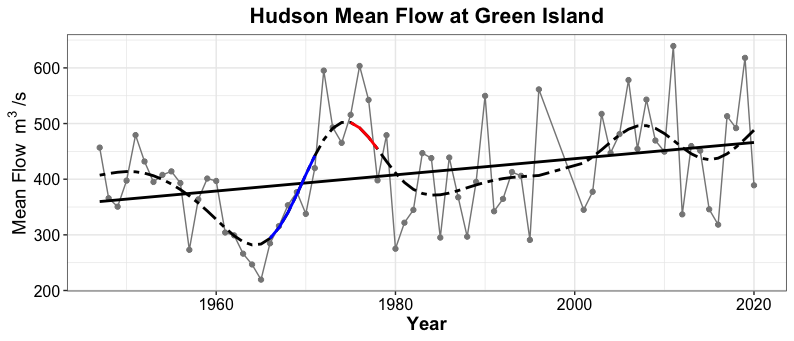

The script that drew this image:
#####load required functions
#  You will need to download the functions from here https://gist.github.com/gavinsimpson/e73f011fdaaab4bb5a30

setwd("~/Desktop/NYB Indicators/Deriv")
source("Deriv.R")
library(mgcv)
library(ggplot2)
#library(mgcViz)


#######Load the datasets
setwd("~/Desktop/NYB Indicators/Final_timeseries")
meanflow<-read.csv("Riverflow2021.csv", header = TRUE)


# Your final time series is (hopefully) a dataframe with a column for the year 
# and a column for whatever the data variable is.  Here I give an example using 
# Hudson river mean flow data where one column is year and the other is flowrate

# Creat a GAM - adjust k and remember to check model
mod<- gam(flowrate ~ s(year, k=15), data = meanflow)
summary(mod) #check out model
gam.check(mod)

pdata <- with(meanflow, data.frame(year = year))
p2_mod <- predict(mod, newdata = pdata,  type = "terms", se.fit = TRUE)
intercept = 411.6686 # look at p2_mod and extract the intercept
pdata <- transform(pdata, p2_mod = p2_mod$fit[,1], se2 = p2_mod$se.fit[,1])

#  Now that we have the model prediction, the next step is to calculate the first derivative
#  Then determine which increases and decreases are significant
Term = "year"
mod.d <- Deriv(mod, n=70) # n is the number of years
mod.dci <- confint(mod.d, term = Term)
mod.dsig <- signifD(pdata$p2_mod, d = mod.d[[Term]]$deriv,
                    +                    mod.dci[[Term]]$upper, mod.dci[[Term]]$lower)

# Take a quick look to make sure it appears ok before final plotting
plot(flowrate ~ year, data = meanflow)
lines(flowrate ~ year, data = meanflow)
lines(p2_mod+intercept ~ year, data = pdata, type = "n")
lines(p2_mod+intercept ~ year, data = pdata)
lines(unlist(mod.dsig$incr)+intercept ~ year, data = pdata, col = "blue", lwd = 3)
lines(unlist(mod.dsig$decr)+intercept ~ year, data = pdata, col = "red", lwd = 3)

linearMod<- lm(flowrate ~ year, data=meanflow)
summary(linearMod)

ggplot() + 
  geom_line(data = meanflow, aes(x = year, y = flowrate), color = 'grey53') +
  geom_point(data = meanflow, aes(x = year, y = flowrate), color = 'gray53') + 
  geom_smooth(data = meanflow, aes(x = year, y = flowrate), method = lm, se = FALSE, color = 'black') + 
  geom_line(data=pdata, aes(x = year, y = p2_mod+intercept), se = FALSE, color = 'black', linetype = 'twodash', size = 1) + 
  geom_line(data = pdata, aes(y = unlist(mod.dsig$incr)+intercept, x = year), color = "blue", size = 1) + 
  geom_line(data = pdata, aes(y = unlist(mod.dsig$decr)+intercept, x = year), color = 'red', size = 1) + 
  theme_bw() +
  labs (y = bquote("Mean Flow "~m^3~"/s"), x = 'Year', title = 'Hudson Mean Flow at Green Island') + 
  theme(plot.title=element_text(size = 16,face = 'bold',hjust = 0.5), axis.title=element_text(size = 14, face = 'bold'), axis.text= element_text(color = 'black', size = 12))
